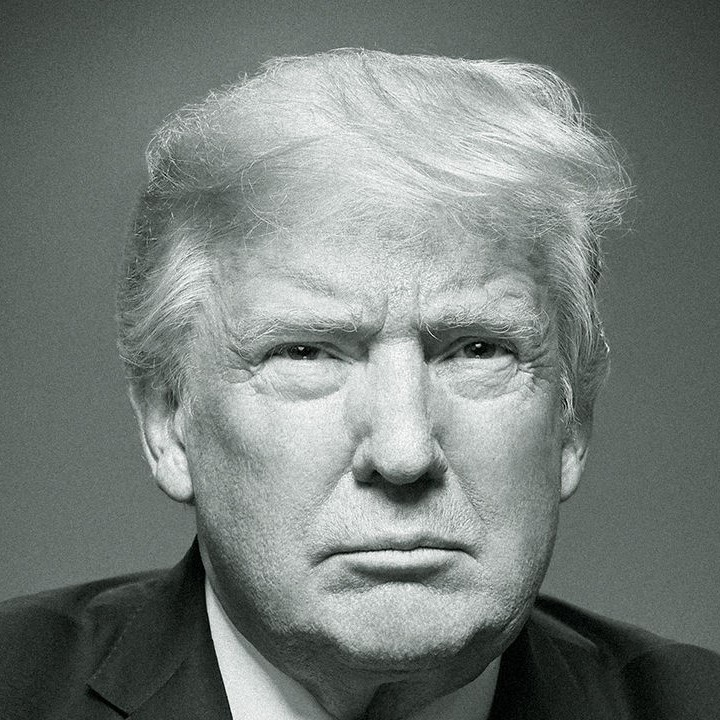
#> input picture pics/pic_a.jpg, 720 x 720 px
$ python shadow_pix.py   (older library calls are emulated)
#> lines starting #> are read from the running program, lines starting #| are printed output that depends on the picture
### util/image_util.py
import numpy as np
import matplotlib.pyplot as plt
from PIL import Image
import cv2


def pic_to_square(picture):
    # todo resize to square
    pass


def load_pic_to_square_np(pic, size):
    picture = Image.open(pic).convert('L')  # opens and converts to grayscale
    if picture.width != picture.height:
        picture = pic_to_square(picture)
    picture = picture.resize((size, size), Image.ANTIALIAS)
    return np.array(picture) / 255


# [35 lines left out: functions show_image, grad_conv, lp_conv, mse, not called in this run]

### local_method.py
import numpy as np
import argparse
from util import image_util, mesh_util


class LocalMethod:
    def __init__(self, input_pics, output_file, output_size=200, grid_size=None, wall_size=0.25, receiver_size=2.5,
                 with_chamfers=True, light_angle=60):
        if len(input_pics) != 3:
            raise ValueError(f'LocalMethod expects 3 inputs images, but got {len(input_pics)}')

        self.pics = [1 - pic for pic in input_pics]  # inverting grayscale so black will be 1
        self.output_path = output_file

        self.wall_size = wall_size
        self.receiver_size = receiver_size
        self.unit_size = self.receiver_size + self.wall_size
        self.with_chamfers = with_chamfers

        if grid_size:
            self.grid_size = grid_size
        else:
            self.grid_size = int(output_size / self.unit_size)

        self.output_size = self.grid_size * self.unit_size + self.wall_size
        self.light_angle = light_angle
        self.S = 1 / np.tan(self.light_angle * (np.pi / 180))
        self.u = np.zeros([self.grid_size, self.grid_size + 1])
        self.v = None
        self.r = None
        # cplus and cminus are relatively to r
        self.cplus = np.zeros([self.grid_size, self.grid_size])
        self.cminus = np.zeros([self.grid_size, self.grid_size])

        self.height = 0.0
        self.vertices = [None]
        self.faces = []
        points = [[0, 0, 0], [0, self.output_size, 0], [self.output_size, self.output_size, 0],
                  [self.output_size, 0, 0]]
        verts = len(self.vertices)
        self.faces.extend([[verts, verts + 1, verts + 2], [verts, verts + 2, verts + 3]])
        self.vertices.extend(points)

    def produce_pix(self):
        self.calc_constrains()
        self.export_constrains_to_mesh()
        self.save_mesh_to_output()

    def calc_constrains(self):
        for i in range(self.grid_size):
            self.u[:, i + 1] = self.u[:, i] + self.S * (self.pics[1][:, i] - self.pics[0][:, i])
        self.u += (self.S * self.pics[0][:, 0])[:, np.newaxis]
        eq3_constrains = self.S * (-self.pics[0][:self.grid_size - 1, :] + self.pics[0][1:, :] - self.pics[2][1:, :])

        for j in range(self.grid_size - 1):
            eq3_j_constrain = -self.u[j + 1, :-1] + self.u[j, :-1] + eq3_constrains[j, :]
            self.u[j + 1, :] += max(np.max(eq3_j_constrain), 0)
        self.r = self.u[:, :self.grid_size] - self.S * self.pics[0]

        if self.with_chamfers:
            self.calc_chamfers()

        self.v = self.r + self.S * self.pics[2]
        min_height = min(np.min(self.u), np.min(self.r), np.min(self.v))
        self.u -= min_height
        self.r -= min_height
        self.v -= min_height
        self.height = max(np.max(self.u), np.max(self.r), np.max(self.v))

    def calc_chamfers(self):
        sum_of_d = 0
        for j in range(self.grid_size):
            for i in range(self.grid_size - 1):
                if self.r[j, i] < self.r[j, i + 1]:
                    delta = min(self.r[j, i + 1] - self.r[j, i], self.u[j, i + 2] - self.r[j, i + 1])
                    if delta <= 0:
                        delta = 0
                    else:
                        self.change_delta_to_right(j, i + 1, -delta)
                    sum_of_d -= delta
                    self.cplus[j, i + 1] = delta
                    self.cminus[j, i] = 0
                elif self.r[j, i] > self.r[j, i + 1]:
                    delta = min(self.r[j, i] - self.r[j, i + 1], self.u[j, i] - self.r[j, i],
                                self.receiver_size - (self.cplus[j, i] / self.S))
                    if delta <= 0:
                        delta = 0
                    else:
                        self.change_delta_to_right(j, i + 1, delta)
                    sum_of_d += delta
                    self.change_delta_to_right(j, i + 1, delta)
                    self.cminus[j, i] = delta
                    self.cplus[j, i + 1] = 0

    def change_delta_to_right(self, j, start_i, factor):
        if factor < 0:
            self.u[j, start_i] += factor
        for i in range(start_i, self.grid_size):
            self.u[j, i + 1] += factor
            self.r[j, i] += factor

    def export_constrains_to_mesh(self):
        for i in range(self.grid_size + 1):
            for j in range(self.grid_size):
                self.create_wall_mesh(i, j, self.u[j, i])
                if i != self.grid_size:
                    self.create_receiver_mesh(i, j, self.r[j, i])
                    self.create_plus_chamfer(i, j, self.cplus[j, i])
                    self.create_minus_chamfer(i, j, self.cminus[j, i])
                    self.create_vwall_mesh(i, j, self.v[j, i])

    def save_mesh_to_output(self):
        print(f"Mesh saved into {self.output_path}")
        with open(self.output_path, 'w+') as f:
            for v in self.vertices:
                if v is None:
                    continue
                f.write(f"v {v[0]} {v[1]} {v[2]}\n")
            for face in self.faces:
                f.write(f"f {face[0]} {face[1]} {face[2]}\n")

    def create_wall_mesh(self, i, j, param):
        # creates 5 parts of a wall block
        lwall = mesh_util.get_4_points_from_2_vert([j * self.unit_size, i * self.unit_size, 0],
                                                   [(j + 1) * self.unit_size, i * self.unit_size, param])
        verts = len(self.vertices)
        self.faces.extend([[verts, verts + 1, verts + 2], [verts, verts + 2, verts + 3]])
        self.vertices.extend(lwall)
        rwall = mesh_util.get_4_points_from_2_vert([j * self.unit_size, i * self.unit_size + self.wall_size, 0],
                                                   [(j + 1) * self.unit_size, i * self.unit_size + self.wall_size,
                                                    param])
        verts = len(self.vertices)
        self.faces.extend([[verts, verts + 1, verts + 2], [verts, verts + 2, verts + 3]])
        self.vertices.extend(rwall)
        upwall = mesh_util.get_4_points_from_2_vert([(j + 1) * self.unit_size, i * self.unit_size, 0],
                                                    [(j + 1) * self.unit_size, i * self.unit_size + self.wall_size,
                                                     param])
        verts = len(self.vertices)
        self.faces.extend([[verts, verts + 1, verts + 2], [verts, verts + 2, verts + 3]])
        self.vertices.extend(upwall)
        dwnwall = mesh_util.get_4_points_from_2_vert([j * self.unit_size, i * self.unit_size, 0],
                                                     [j * self.unit_size, i * self.unit_size + self.wall_size,
                                                      param])
        verts = len(self.vertices)
        self.faces.extend([[verts, verts + 1, verts + 2], [verts, verts + 2, verts + 3]])
        self.vertices.extend(dwnwall)
        topwall = mesh_util.get_4_points_from_2_horiz([j * self.unit_size, i * self.unit_size, param],
                                                      [(j + 1) * self.unit_size, i * self.unit_size + self.wall_size,
                                                       param])
        verts = len(self.vertices)
        self.faces.extend([[verts, verts + 1, verts + 2], [verts, verts + 2, verts + 3]])
        self.vertices.extend(topwall)

    def create_receiver_mesh(self, i, j, param):
        receiver = mesh_util.get_4_points_from_2_horiz([j * self.unit_size, i * self.unit_size + self.wall_size, param],
                                                       [
                                                           (j + 1) * self.unit_size - self.wall_size,
                                                           (i + 1) * self.unit_size, param])
        verts = len(self.vertices)
        self.faces.extend([[verts, verts + 1, verts + 2], [verts, verts + 2, verts + 3]])
        self.vertices.extend(receiver)

    def create_plus_chamfer(self, i, j, param):
        chamferx_dist = param / self.S
        points = []
        points.append([j * self.unit_size + self.wall_size, (i + 1) * self.unit_size - chamferx_dist, self.r[j, i]])
        points.append([j * self.unit_size + self.wall_size, (i + 1) * self.unit_size, self.r[j, i] + param])
        points.append([(j + 1) * self.unit_size, (i + 1) * self.unit_size, self.r[j, i] + param])
        points.append([(j + 1) * self.unit_size, (i + 1) * self.unit_size - chamferx_dist, self.r[j, i]])
        verts = len(self.vertices)
        self.faces.extend([[verts, verts + 1, verts + 2], [verts, verts + 2, verts + 3]])
        self.vertices.extend(points)

    def create_minus_chamfer(self, i, j, param):
        chamferx_dist = param / self.S
        points = []
        points.append(
            [j * self.unit_size + self.wall_size, i * self.unit_size + self.wall_size + chamferx_dist, self.r[j, i]])
        points.append([j * self.unit_size + self.wall_size, i * self.unit_size + self.wall_size, self.r[j, i] + param])
        points.append(
            [(j + 1) * self.unit_size, i * self.unit_size + self.wall_size, self.r[j, i] + param])
        points.append([(j + 1) * self.unit_size, i * self.unit_size + self.wall_size + chamferx_dist, self.r[j, i]])
        verts = len(self.vertices)
        self.faces.extend([[verts, verts + 1, verts + 2], [verts, verts + 2, verts + 3]])
        self.vertices.extend(points)

    def create_vwall_mesh(self, i, j, param):
        # creates 5 parts of a wall block
        lwall = mesh_util.get_4_points_from_2_vert([j * self.unit_size, i * self.unit_size, 0],
                                                   [j * self.unit_size + self.wall_size, i * self.unit_size, param])
        verts = len(self.vertices)
        self.faces.extend([[verts, verts + 1, verts + 2], [verts, verts + 2, verts + 3]])
        self.vertices.extend(lwall)

        rwall = mesh_util.get_4_points_from_2_vert([j * self.unit_size, (i + 1) * self.unit_size, 0],
                                                   [j * self.unit_size + self.wall_size, (i + 1) * self.unit_size,
                                                    param])
        verts = len(self.vertices)
        self.faces.extend([[verts, verts + 1, verts + 2], [verts, verts + 2, verts + 3]])
        self.vertices.extend(rwall)

        upwall = mesh_util.get_4_points_from_2_vert([j * self.unit_size + self.wall_size, i * self.unit_size, 0],
                                                    [j * self.unit_size + self.wall_size, (i + 1) * self.unit_size,
                                                     param])
        verts = len(self.vertices)
        self.faces.extend([[verts, verts + 1, verts + 2], [verts, verts + 2, verts + 3]])
        self.vertices.extend(upwall)

        dwnwall = mesh_util.get_4_points_from_2_vert([j * self.unit_size, i * self.unit_size, 0],
                                                     [j * self.unit_size, (i + 1) * self.unit_size, param])
        verts = len(self.vertices)
        self.faces.extend([[verts, verts + 1, verts + 2], [verts, verts + 2, verts + 3]])
        self.vertices.extend(dwnwall)

        topwall = mesh_util.get_4_points_from_2_horiz([j * self.unit_size, i * self.unit_size, param],
                                                      [j * self.unit_size + self.wall_size, (i + 1) * self.unit_size,
                                                       param])
        verts = len(self.vertices)
        self.faces.extend([[verts, verts + 1, verts + 2], [verts, verts + 2, verts + 3]])
        self.vertices.extend(topwall)


# [43 lines that do not run on import are left out]

### util/mesh_util.py
def get_4_points_from_2_vert(point1, point3):
    point2 = [point1[0], point1[1], point3[2]]
    point4 = [point3[0], point3[1], point1[2]]
    return [point1, point2, point3, point4]


def get_4_points_from_2_horiz(point1, point3):
    point2 = [point3[0], point1[1], point3[2]]
    point4 = [point1[0], point3[1], point3[2]]
    return [point1, point2, point3, point4]

### shadow_pix.py
from local_method import LocalMethod
from global_method import GlobalMethod
from util import image_util
import cProfile, pstats, io
from pstats import SortKey
import argparse

if __name__ == '__main__':
    import sys
    import os

    sys.path.append(os.path.dirname(os.path.dirname(os.path.dirname(__file__))))

    parser = argparse.ArgumentParser(description='ShadowPix quick demo')
    parser.add_argument('-g',
                        action='store_true', help="Whether to run global method demo (local as default)")
    args = parser.parse_args()

    pics = ["pics/pic_a.jpg", "pics/pic_b.jpg", "pics/pic_c.jpg", "pics/pic_d.jpg"]
    output_size = 200  # size in milemeters of output print
    wall_size = 0.25  # thickness of walls
    pixel_size = 2.5
    grid_size = int(output_size / (wall_size + pixel_size))

    local = not args.g
    output = ""
    if local:
        print("Starting local method demo")
        output = 'demo_local.obj'

        square_imgs = [image_util.load_pic_to_square_np(pic, grid_size) for pic in pics]
#> call 2 of load_pic_to_square_np, with pic = 'pics/pic_b.jpg', size = 72
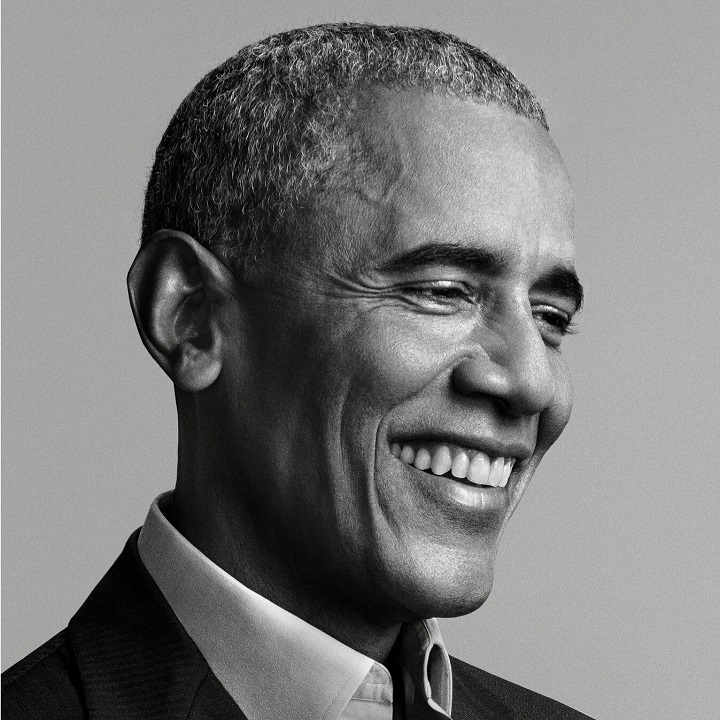
#> input picture pics/pic_b.jpg, 720 x 720 px
#> call 3 of load_pic_to_square_np, with pic = 'pics/pic_c.jpg', size = 72
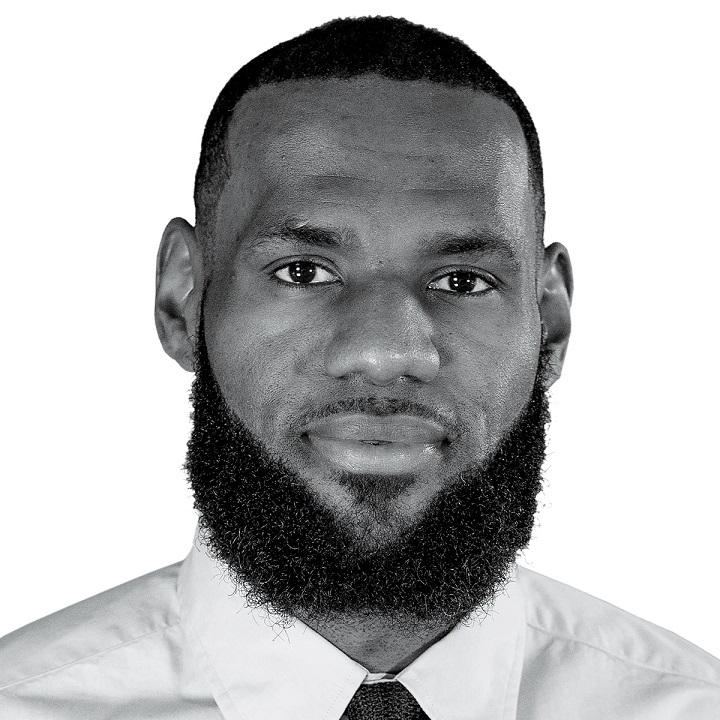
#> input picture pics/pic_c.jpg, 720 x 720 px
#> call 4 of load_pic_to_square_np, with pic = 'pics/pic_d.jpg', size = 72
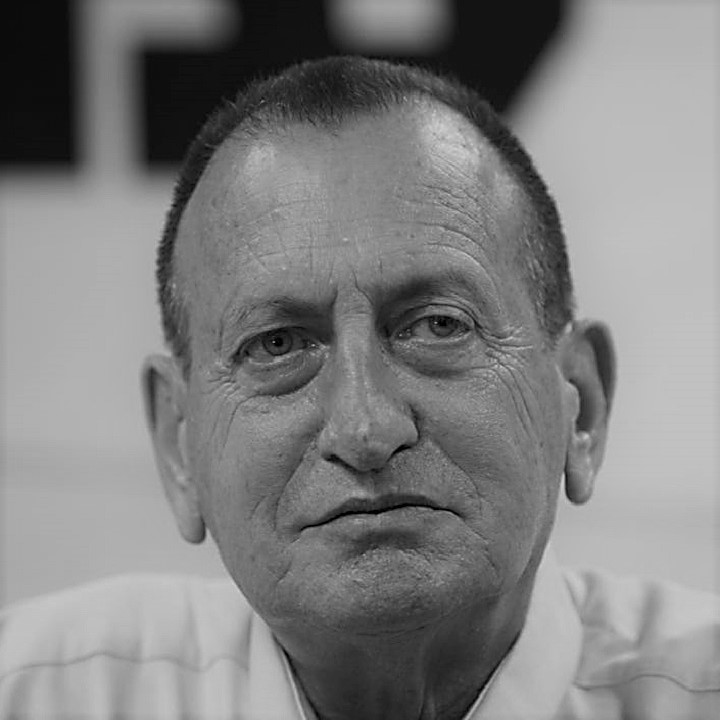
#> input picture pics/pic_d.jpg, 720 x 720 px
#> square_imgs = 4 items
        local_m = LocalMethod(square_imgs[:3], output, output_size, grid_size=grid_size, wall_size=wall_size,
                              receiver_size=pixel_size)
#> in __init__, `self.pics = [1 - pic for pic in input_pics]`: self.pics = 3 items
        local_m.produce_pix()
#> after the loop in calc_constrains, `for j in range(self.grid_size - 1):`:
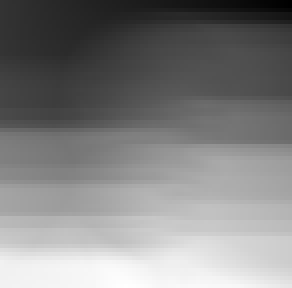
#> self.u: shape (72, 73) float64 (shown 4 times larger); min -12.3, max 50.45, mean 19.6; drawn with min black and max white
#> after the loop in calc_chamfers, `for j in range(self.grid_size):`:
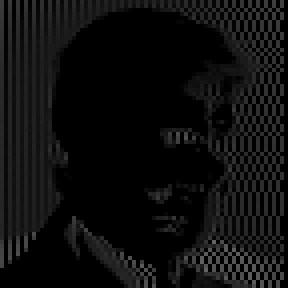
#> self.cminus: shape (72, 72) float64 (shown 4 times larger); min 0, max 0.392, mean 0.0554
#> after the loop in calc_chamfers, `for j in range(self.grid_size):`:
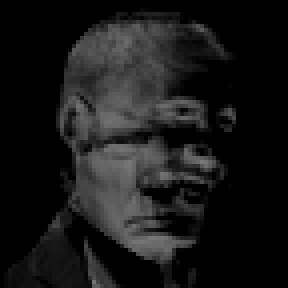
#> self.cplus: shape (72, 72) float64 (shown 4 times larger); min 0, max 0.482, mean 0.0947
#> after the loop in calc_chamfers, `for j in range(self.grid_size):`: sum_of_d = -203.8
#> in calc_constrains, `self.v = self.r + self.S * self.pics[2]`:
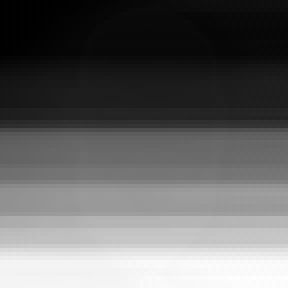
#> self.v: shape (72, 72) float64 (shown 4 times larger); min 0, max 48.92, mean 19.3; drawn with min black and max white
#> in calc_constrains, `min_height = min(np.min(self.u), np.min(self.r), np.min(self.v))`: min_height = 0
#> in calc_constrains, `self.height = max(np.max(self.u), np.max(self.r), np.max(self.v))`: self.height = 48.97
#> the loop in export_constrains_to_mesh, `for i in range(self.grid_size + 1):` made 73 passes
#> the loop in save_mesh_to_output, `for v in self.vertices:` made 271013 passes
#> v on passes 1 to 3: None, [0, 0, 0], [0, 198.2, 0]
#> the loop in save_mesh_to_output, `for face in self.faces:` made 135506 passes
#> face on passes 1 to 3: [1, 2, 3], [1, 3, 4], [5, 6, 7]
    else:
        print("Starting global method demo")
        output = 'demo_global.obj'

        res = 1
        square_imgs = [image_util.load_pic_to_square_np(pic, int(output_size / res)) for pic in pics]
        global_m = GlobalMethod(square_imgs, output, output_size, steps=2 * 10 ** 6, height_field_size=res)
        print("Starting global method optimization")
        global_m.produce_pix()

    print(f'Finished demo, check {output} file')
